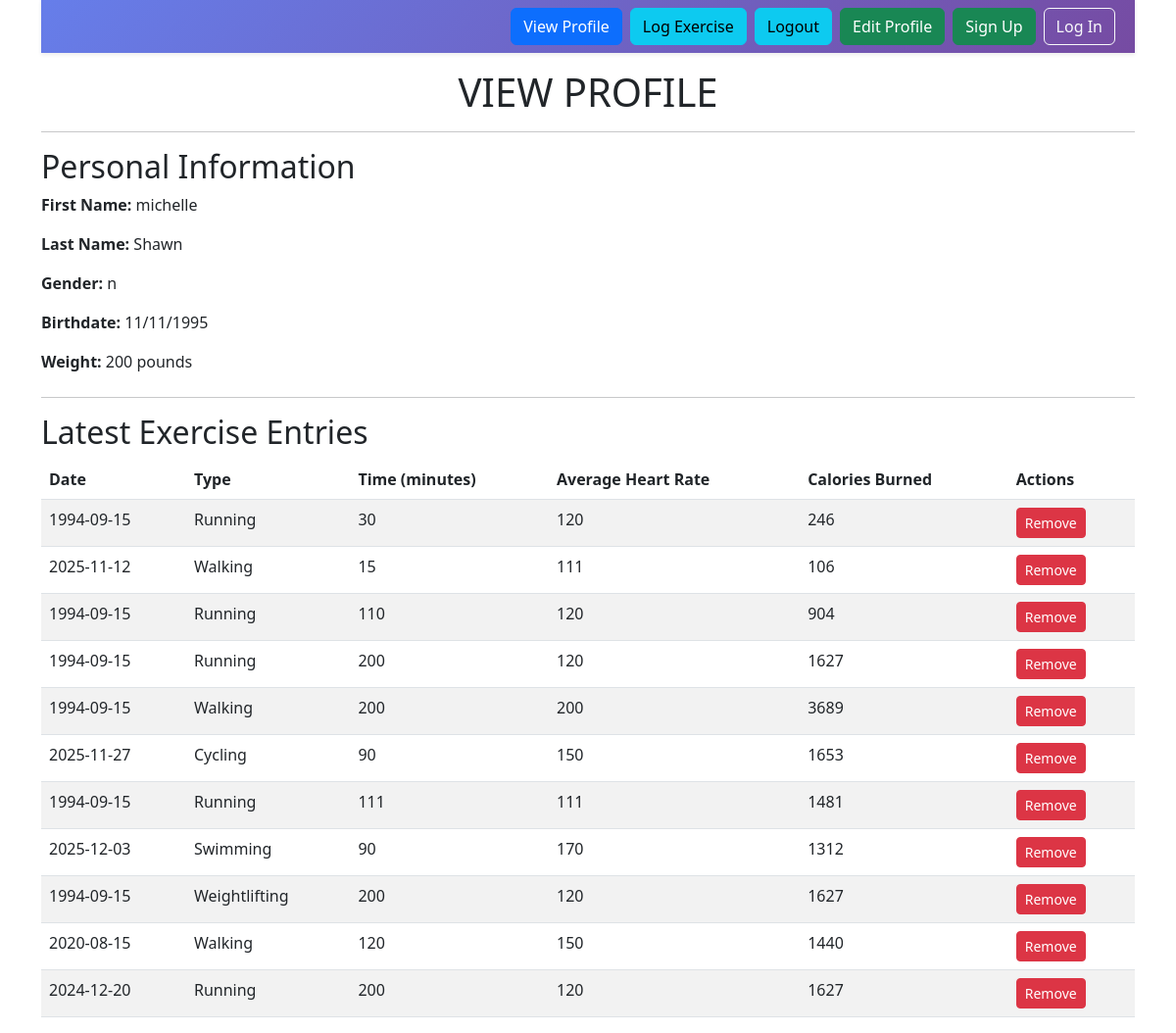
/project3/viewprofile.php (signed in), run on the app's committed database.
### tables this page shows
CREATE TABLE `exercise_user` (
  `id` int NOT NULL AUTO_INCREMENT,
  `first_name` varchar(255) NOT NULL,
  `last_name` varchar(255) NOT NULL,
  `gender` varchar(10) NOT NULL,
  `birthdate` date NOT NULL,
  `weight` int NOT NULL,
  `user_name` varchar(50) NOT NULL,
  `password_hash` varchar(255) NOT NULL,
  PRIMARY KEY (`id`)
);

CREATE TABLE `exercise_log` (
  `id` int NOT NULL AUTO_INCREMENT,
  `user_id` int NOT NULL,
  `date` date NOT NULL,
  `exercise_type` varchar(255) NOT NULL,
  `time_in_minutes` int NOT NULL,
  `heartrate` int NOT NULL,
  `calories` smallint NOT NULL,
  PRIMARY KEY (`id`),
  KEY `user_id` (`user_id`)
);

### project3/queryutils.php (called while the page is built, shortened)
<?php
function parameterizedQuery($dbc, $query, $data_types, ...$query_parameters)
{
    $validated = false;
    if ($stmt = mysqli_prepare($dbc, $query))
    {
        if (mysqli_stmt_bind_param($stmt, $data_types, ...$query_parameters)
                && mysqli_stmt_execute($stmt))
        {
            $validated = mysqli_stmt_get_result($stmt);
        }
    }
    return $validated;
}
?>

### project3/viewprofile.php (the view, shortened to what this page needs)
<?php
$page_title = "VIEW PROFILE";
require_once "queryutils.php";
$userid = isset($_SESSION["user_id"]) ? $_SESSION["user_id"] : null;
$logData = [];
if ($userid) {
    $dbc = mysqli_connect(DB_HOST, DB_USER, DB_PASSWORD, DB_NAME) or
        trigger_error("Error connecting to database.", E_USER_ERROR);
    $query_profile = "SELECT first_name, last_name, gender, birthdate, weight FROM exercise_user WHERE id = ?";
    $result_profile = parameterizedQuery($dbc, $query_profile, "i", $userid);
    $profile = mysqli_fetch_array($result_profile);
    $query_log = "SELECT id, date, exercise_type, time_in_minutes, heartrate, calories FROM exercise_log WHERE user_id = ? ORDER BY id DESC";
    $result_log = parameterizedQuery($dbc, $query_log, "i", $userid);
    while ($row = mysqli_fetch_array($result_log)) {
        $logData[] = $row;
    }
}
?>
<!DOCTYPE html>
<html lang="en">
<head>
    <link href="https://cdn.jsdelivr.net/npm/bootstrap@5.2.2/dist/css/bootstrap.min.css" rel="stylesheet">
</head>
</head>
<body class="container">
    <?php require_once "navmenu.php"; ?>
    <h1 class="pt-3 text-center"><?= $page_title ?></h1>
    <hr>
    <div class="profile mb-4">
        <h2>Personal Information</h2>
        <?php if ($profile): ?>
            <p><strong>First Name:</strong> <?php echo htmlspecialchars($profile["first_name"]); ?></p>
            <p><strong>Last Name:</strong> <?php echo htmlspecialchars($profile["last_name"]); ?></p>
            <p><strong>Gender:</strong> <?php echo htmlspecialchars($profile["gender"]); ?></p>
            <p><strong>Birthdate:</strong> <?php echo date("m/d/Y", strtotime($profile["birthdate"])); ?></p>
            <p><strong>Weight:</strong> <?php echo htmlspecialchars($profile["weight"]); ?> pounds</p>
        <?php else: ?>
            <p class="text-danger">Profile information not found. Please contact support.</p>
        <?php endif; ?>
    </div>
    <hr>
    <h2>Latest Exercise Entries</h2>
    <?php if (empty($logData)): ?>
        <p>No exercises logged yet.</p>
    <?php else: ?>
        <table class="table table-striped">
            <thead>
                <tr>
                    <th>Date</th>
                    <th>Type</th>
                    <th>Time (minutes)</th>
                    <th>Average Heart Rate</th>
                    <th>Calories Burned</th>
                    <th>Actions</th>
                </tr>
            </thead>
            <tbody>
                <?php foreach ($logData as $entry): ?>
                    <tr>
                        <td><?php echo htmlspecialchars($entry["date"]); ?></td>
                        <td><?php echo htmlspecialchars($entry["exercise_type"]); ?></td>
                        <td><?php echo htmlspecialchars($entry["time_in_minutes"]); ?></td>
                        <td><?php echo htmlspecialchars($entry["heartrate"]); ?></td>
                        <td><?php echo htmlspecialchars($entry["calories"]); ?></td>
                        <td>
                            <a href="removelogentry.php?id=<?php echo htmlspecialchars($entry["id"]); ?>" class="btn btn-danger btn-sm">Remove</a>
                        </td>
                    </tr>
                <?php endforeach; ?>
            </tbody>
        </table>
    <?php endif; ?>
</body>
</html>

### data on the page
exercise_user: first_name "michelle", last_name "Shawn", gender "n", birthdate "11/11/1995", weight "200"
exercise_log: date "1994-09-15", exercise_type "Running", time_in_minutes "30", heartrate "120", calories "246"
exercise_log: date "2025-11-12", exercise_type "Walking", time_in_minutes "15", heartrate "111", calories "106"
exercise_log: date "1994-09-15", exercise_type "Running", time_in_minutes "110", heartrate "120", calories "904"
exercise_log: date "1994-09-15", exercise_type "Running", time_in_minutes "200", heartrate "120", calories "1627"
exercise_log: date "1994-09-15", exercise_type "Walking", time_in_minutes "200", heartrate "200", calories "3689"
exercise_log: date "2025-11-27", exercise_type "Cycling", time_in_minutes "90", heartrate "150", calories "1653"
exercise_log: date "1994-09-15", exercise_type "Running", time_in_minutes "111", heartrate "111", calories "1481"
exercise_log: date "2025-12-03", exercise_type "Swimming", time_in_minutes "90", heartrate "170", calories "1312"
exercise_log: date "1994-09-15", exercise_type "Weightlifting", time_in_minutes "200", heartrate "120", calories "1627"
exercise_log: date "2020-08-15", exercise_type "Walking", time_in_minutes "120", heartrate "150", calories "1440"
exercise_log: date "2024-12-20", exercise_type "Running", time_in_minutes "200", heartrate "120", calories "1627"

### other printed values
$page_title "VIEW PROFILE"
